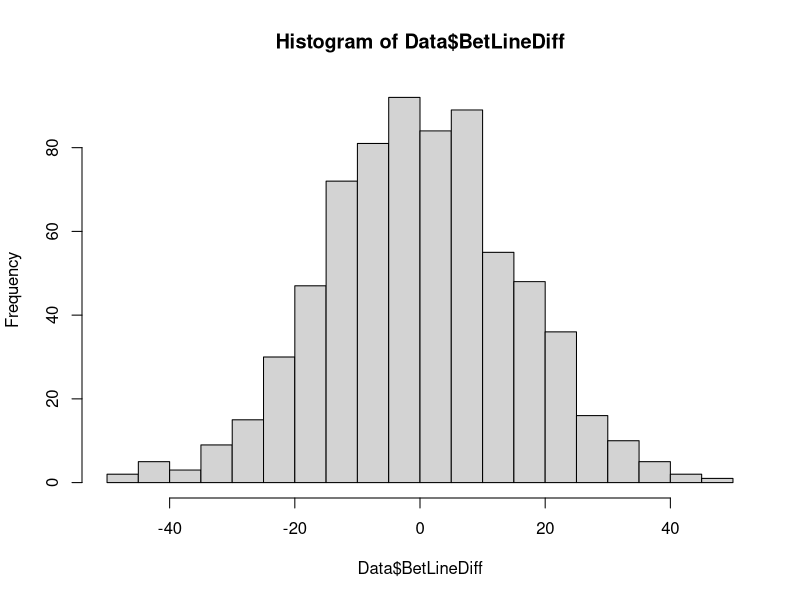
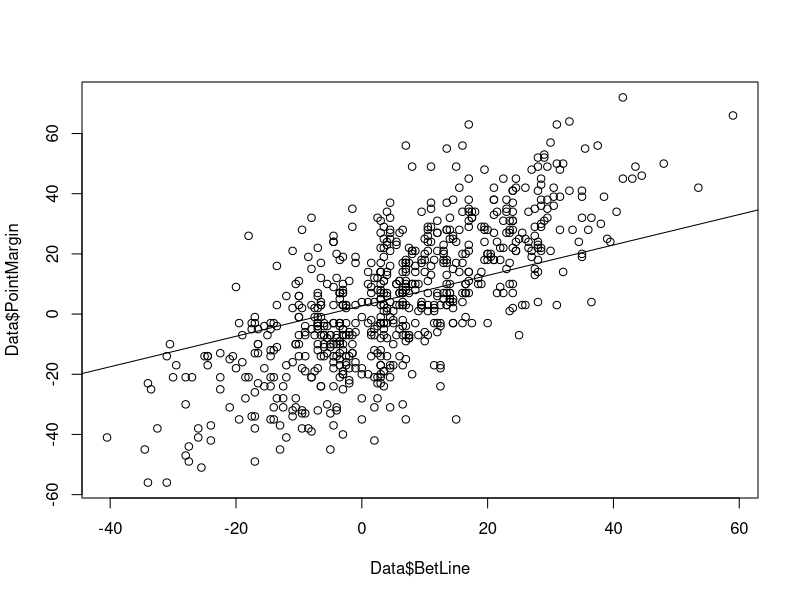
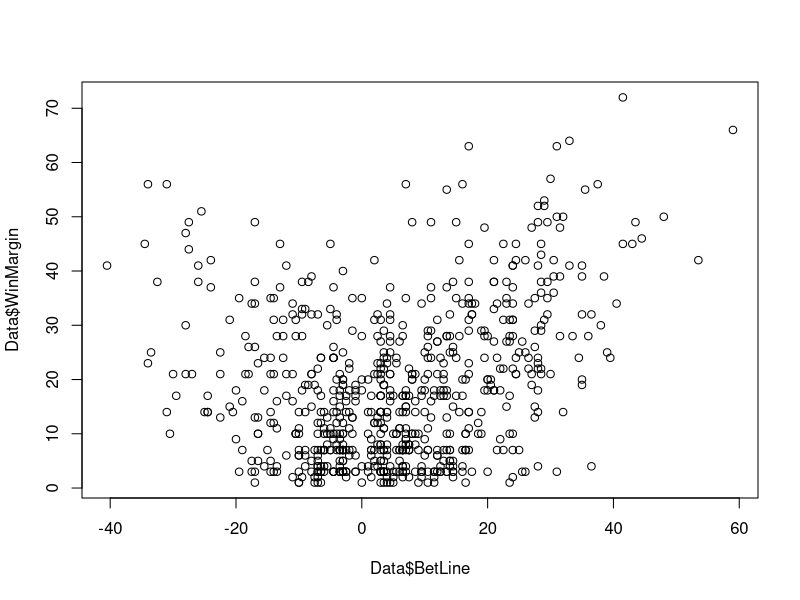
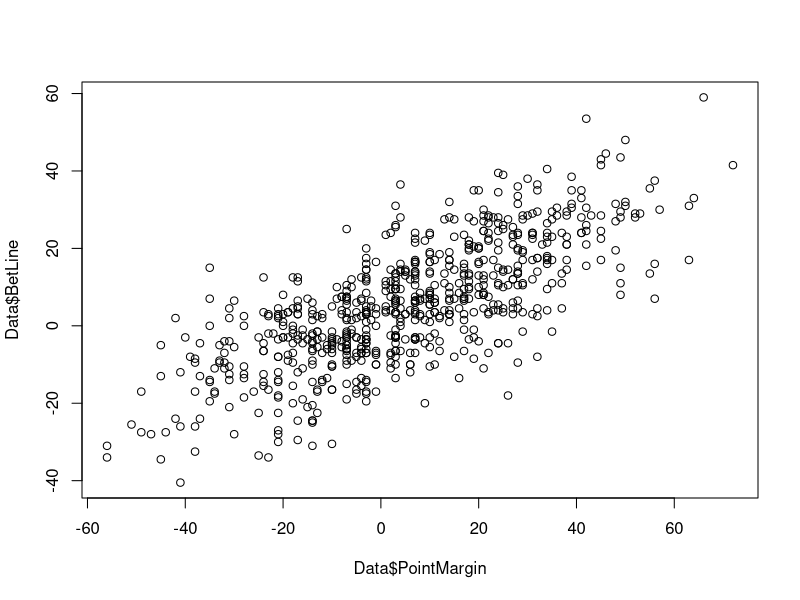

These charts were generated, in order, by the following R code:
Data <- read.csv('cfb2013lines.csv', header = TRUE)
Data <- as.data.frame(Data)
names(Data) <- c('Date', 'Visitor', 'VisitorScore', 'HomeTeam', 
                'HomeScore', 'BetLine', 'WinMargin', 'PointMargin', 'BetLineDiff', 'VisitorWin')
head(Data)
tail(Data)

hist(Data$BetLineDiff, breaks = 25)
summary(Data$BetLineDiff)
sd(Data$BetLineDiff)

plot(Data$BetLine, Data$PointMargin)
fit <- lm(Data$BetLine ~ Data$PointMargin)
fit
abline(fit)

plot(Data$BetLine, Data$WinMargin)

plot(Data$PointMargin, Data$BetLine)

"Need to completely analyze the histogram for outliers tomorrow.  Make a great explanation of your hypothesis and what you are trying ot find.  Also, figure out the correlation coefficient deal with R and figure out how to explain the results that I get."

